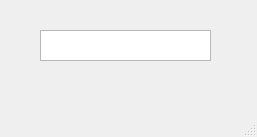
<?xml version="1.0" encoding="UTF-8"?>
<ui version="4.0">
 <class>vbuscar</class>
 <widget class="QMainWindow" name="vbuscar">
  <property name="geometry">
   <rect>
    <x>0</x>
    <y>0</y>
    <width>257</width>
    <height>137</height>
   </rect>
  </property>
  <property name="windowTitle">
   <string>MainWindow</string>
  </property>
  <widget class="QWidget" name="centralwidget">
   <widget class="QTextEdit" name="textEdit">
    <property name="geometry">
     <rect>
      <x>40</x>
      <y>30</y>
      <width>171</width>
      <height>31</height>
     </rect>
    </property>
   </widget>
  </widget>
  <widget class="QMenuBar" name="menubar">
   <property name="geometry">
    <rect>
     <x>0</x>
     <y>0</y>
     <width>257</width>
     <height>20</height>
    </rect>
   </property>
  </widget>
  <widget class="QStatusBar" name="statusbar"/>
 </widget>
 <resources/>
 <connections/>
</ui>
